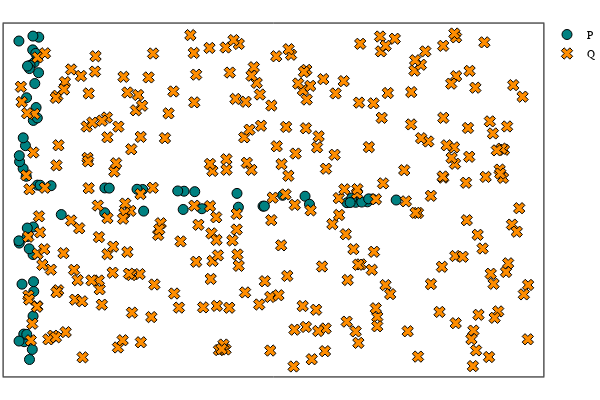

The notebook cell saved with this chart:
### Markdown cell above
Plot the points on a square torus. Assume that the sides of the squares have been identified to represent a torus

### Code cell
P_2d = hcat(P_theta, P_phi)
Q_2d = hcat(Q_theta, Q_phi)

p = plot_P_Q(P_2d, Q_2d)

### Figure 1 — Plotly figure (JSON) as saved in the notebook; plotly's stock layout.template omitted (floating-point values rounded to 4 significant figures; data arrays with more than 128 entries replaced by an {"elided": "..."} marker saying what was removed)
{"data": [{"colorbar": {"title": {"text": ""}}, "legendgroup": "P", "marker": {"color": "rgba(0, 129, 129, 1.000)", "line": {"color": "rgba(0, 0, 0, 1)", "width": 1}, "size": 10, "symbol": "circle"}, "mode": "markers", "name": "P", "showlegend": true, "type": "scatter", "x": [0.0413, 0.1794, 0.167, 0.1763, 0.18, 0.1048, 0.003328, 1.055, 0.1895, 0.2437, 0.1854, 0.06744, 0.05495, 0.1823, 0.06272, 0.1328, 0.008224, 0.2463, 0.09943, 0.1397, 0.08344, 0.01155, 0.002798, 0.0925, 0.008237, 0.1766, 0.1313, 0.1721, 0.2286, 0.2135, 0.1297, 0.1749, 0.106, 0.227, 0.1976, 0.0561, 0.09708, 0.1085, 0.2097, 0.005015, 2.024, 4.124, 3.23, 0.3969, 3.504, 0.5216, 0.2301, 2.99, 4.017, 1.518, 1.947, 4.33, 0.2627, 1.448, 1.109, 2.155, 1.529, 3.558, 2.689, 2.013, 4.619, 1.053, 2.242, 4.266, 4.198, 3.007, 2.672, 4.282, 4.076, 4.056], "xaxis": "x", "y": [1.568, 4.641, 0.3429, 2.124, 2.642, 2.461, 6.131, 3.374, 5.727, 5.537, 1.432, 0.4885, 3.737, 1.616, 0.6313, 0.1544, 2.339, 6.204, 0.626, 5.674, 4.168, 3.866, 2.381, 3.592, 3.98, 0.9679, 5.614, 5.965, 4.687, 4.883, 2.232, 6.224, 2.621, 5.839, 5.333, 4.314, 5.067, 5.661, 5.9, 0.5006, 3.313, 3.104, 3.236, 3.416, 3.219, 2.875, 3.427, 3.032, 3.097, 3.345, 3.318, 3.166, 3.425, 3.349, 3.371, 3.304, 2.939, 3.068, 3.013, 2.97, 3.148, 2.909, 2.984, 3.113, 3.109, 3.033, 3.272, 3.169, 3.182, 3.1], "yaxis": "y", "zmax": null, "zmin": null}, {"colorbar": {"title": {"text": ""}}, "legendgroup": "Q", "marker": {"color": "rgba(255, 141, 0, 1.000)", "line": {"color": "rgba(0, 0, 0, 1)", "width": 1}, "size": 10, "symbol": "x"}, "mode": "markers", "name": "Q", "showlegend": true, "type": "scatter", "x": {"elided": "300 float values"}, "xaxis": "x", "y": {"elided": "300 float values"}, "yaxis": "y", "zmax": null, "zmin": null}], "layout": {"annotations": [], "height": 400, "legend": {"bgcolor": "rgba(255, 255, 255, 1.000)", "bordercolor": "rgba(0, 0, 0, 1)", "font": {"color": "rgba(0, 0, 0, 1)", "family": "sans-serif", "size": 11}, "tracegroupgap": 0, "x": 1, "y": 1}, "margin": {"b": 20, "l": 0, "r": 0, "t": 20}, "paper_bgcolor": "rgba(255, 255, 255, 1.000)", "plot_bgcolor": "rgba(255, 255, 255, 1.000)", "showlegend": true, "width": 600, "xaxis": {"anchor": "y", "domain": [0.006562, 0.9934], "gridcolor": "rgba(0, 0, 0, 0.1)", "gridwidth": 0.5, "linecolor": "rgba(0, 0, 0, 1)", "mirror": true, "range": [-0.1841, 6.42], "showgrid": true, "showline": true, "showticklabels": true, "tickangle": 0, "tickcolor": "rgb(0, 0, 0)", "tickfont": {"color": "rgba(0, 0, 0, 1)", "family": "sans-serif", "size": 11}, "tickmode": "array", "ticks": "inside", "ticktext": [], "tickvals": [], "title": {"font": {"color": "rgba(0, 0, 0, 1)", "family": "sans-serif", "size": 15}, "text": ""}, "type": "linear", "visible": true, "zeroline": false, "zerolinecolor": "rgba(0, 0, 0, 1)"}, "yaxis": {"anchor": "x", "domain": [0.009843, 0.9902], "gridcolor": "rgba(0, 0, 0, 0.1)", "gridwidth": 0.5, "linecolor": "rgba(0, 0, 0, 1)", "mirror": true, "range": [-0.1638, 6.459], "showgrid": true, "showline": true, "showticklabels": true, "tickangle": 0, "tickcolor": "rgb(0, 0, 0)", "tickfont": {"color": "rgba(0, 0, 0, 1)", "family": "sans-serif", "size": 11}, "tickmode": "array", "ticks": "inside", "ticktext": [], "tickvals": [], "title": {"font": {"color": "rgba(0, 0, 0, 1)", "family": "sans-serif", "size": 15}, "text": ""}, "type": "linear", "visible": true, "zeroline": false, "zerolinecolor": "rgba(0, 0, 0, 1)"}}}
